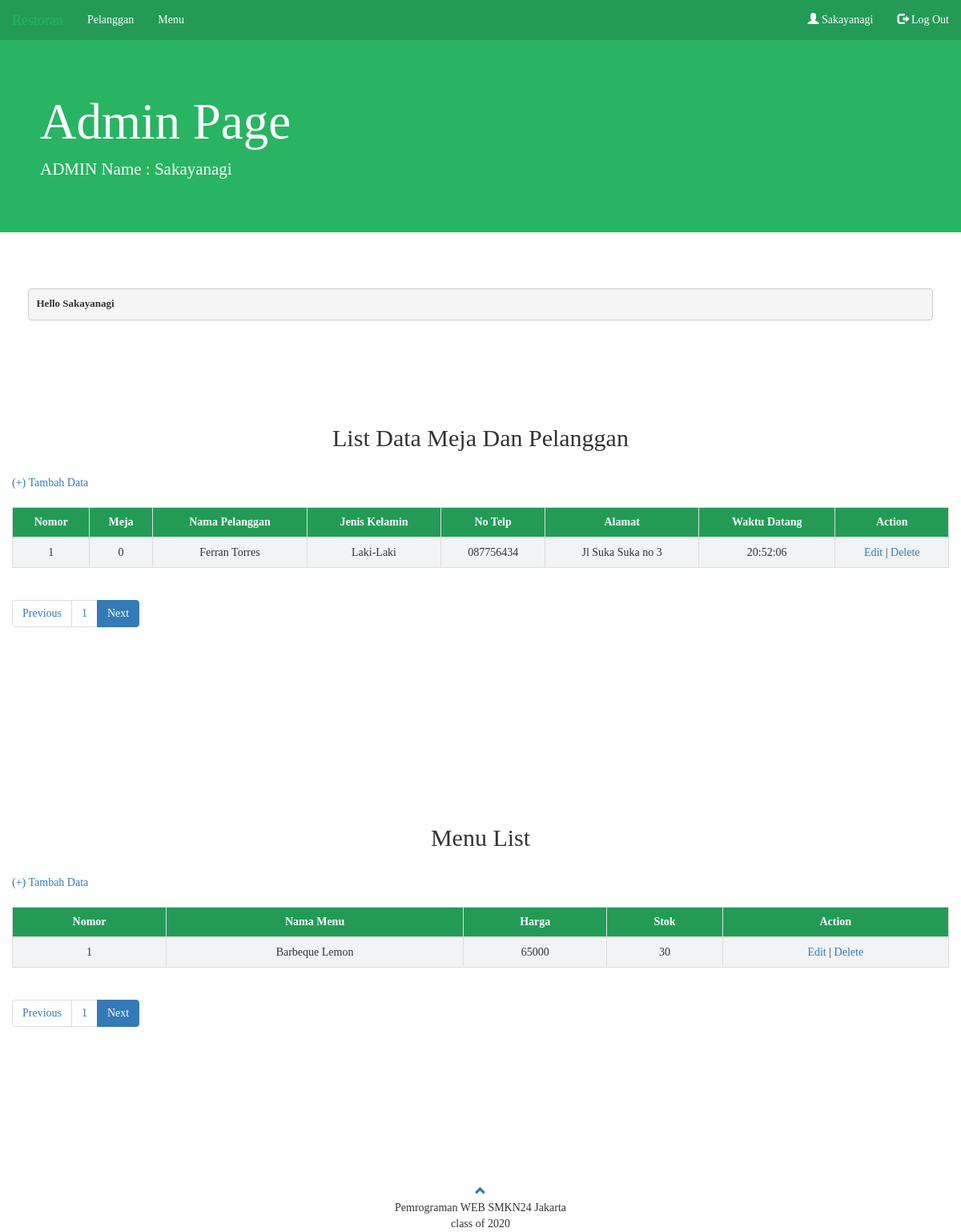
The page /Page/Admin.php (signed in) on the database its author committed.
### tables this page shows
CREATE TABLE `pelanggan` (
  `idpelanggan` varchar(9) NOT NULL,
  `Namapelanggan` varchar(50) NOT NULL,
  `Jeniskelamin` enum('Laki-Laki','Perempuan') NOT NULL,
  `Nohp` varchar(15) NOT NULL,
  `Alamat` varchar(100) NOT NULL,
  `meja` int(11) NOT NULL,
  `waktudatang` time DEFAULT current_timestamp()
);

CREATE TABLE `menu` (
  `idmenu` varchar(9) NOT NULL,
  `NamaMenu` varchar(15) NOT NULL,
  `Harga` int(11) NOT NULL,
  `stok` int(5) NOT NULL
);

### Page/Admin.php (the view, shortened to what this page needs)
<?php
    $nama = $_SESSION['nama'];
?>
<!DOCTYPE html>
<html lang="en" dir="ltr">
<head>
    <link rel="stylesheet" href="https://maxcdn.bootstrapcdn.com/bootstrap/3.4.1/css/bootstrap.min.css">
</head>
<body>
  <nav class="navbar navbar-inverse" style="margin-bottom: 0;">
      <div class="container-fluid">
        <div class="navbar-header" id="navbar"><a class="navbar-brand" href="#">Restoran</a></div>
        <ul class="nav navbar-nav ml-auto">
          <li class="nav-iten"><a href="#pelanggan">Pelanggan</a></li>
          <li class="nav-item"><a href="#menu">Menu</a></li>
        </ul>
        <ul class="nav navbar-nav navbar-right" >
          <li><a href="#"><span class="glyphicon glyphicon-user"></span><?php echo " ".$nama; ?></a></li>
          <li><a href="../Procces/Logout.php"><span class="glyphicon glyphicon-log-out"></span> Log Out</a></li>
        </ul>
      </div>
    </nav>
    <div class="jumbotron">
      <h1 style="padding-left: 50px;">Admin Page</h1>
      <p class="lead" style="padding-left: 50px">ADMIN Name : <?php echo $nama ?></p>
    </div>
    <div class="row" style="padding-left:50px; padding-right: 50px;">
      <?php
        echo "<br/><br/>";
        echo "<pre><b>Hello ".$nama." </b>";
      ?>
    </div>
    <div id="pelanggan" class="container-fluid" style="padding-top: 100px; padding-bottom: 100px;">
      <h2 align="center">List Data Meja Dan Pelanggan</h2><br>
      <div>
        <a href="../FormAdd/AddPelangganForm.php"><i class="fas fa-plus"></i>(+) Tambah Data</a>
      </div></br>
      <table class="table table-bordered table-hover">
        <thead>
          <tr>
            <th style="text-align: center">Nomor</th>
            <th style="text-align: center">Meja</th>
            <th style="text-align: center">Nama Pelanggan</th>
            <th style="text-align: center">Jenis Kelamin</th>
            <th style="text-align: center">No Telp</th>
            <th style="text-align: center">Alamat</th>
            <th style="text-align: center">Waktu Datang</th>
            <th style="text-align: center">Action</th>
          </tr>
        </thead>
      <tbody>
        <?php
        include '../Connection/Connection.php';
        $batas = 3;
        $halaman = isset($_GET['halamanp'])?(int)$_GET['halamanp'] : 1;
        $halaman_awal = ($halaman>1) ? ($halaman * $batas) - $batas : 0;
        $previous = $halaman - 1;
        $next = $halaman + 1;
        $data = mysqli_query($koneksi, "SELECT * FROM pelanggan");
        $jumlah_data = mysqli_num_rows($data);
        $total_halaman = ceil($jumlah_data / $batas);
        $data_menu = mysqli_query($koneksi, "SELECT * FROM pelanggan limit $halaman_awal, $batas");
        $nomor = $halaman_awal + 1;
        while($d = mysqli_fetch_array($data_menu)){
        ?>
        <tr>
          <td style="text-align: center;"><?php echo $nomor++; ?></td>
          <td style="text-align: center;"><?php echo $d['meja']; ?></td>
          <td style="text-align: center;"><?php echo $d['Namapelanggan']; ?></td>
          <td style="text-align: center;"><?php echo $d['Jeniskelamin']; ?></td>
          <td style="text-align: center;"><?php echo $d['Nohp']; ?></td>
          <td style="text-align: center;"><?php echo $d['Alamat']; ?></td>
          <td style="text-align: center;"><?php echo $d['waktudatang']; ?></td>
          <td style="text-align: center;"><a title="edit" href="<?php echo "../FormUpdate/UpdatePelangganForm.php?id=".$d['idpelanggan'] ?> ">Edit</a> | <a title="delete" onclick="return confirm('Really ?')" href="<?php echo "../ProccesDelete/DeletePelanggan.php?id=".$d['idpelanggan'] ?> ">Delete</a></td>
        </tr>
        <?php
          }
        ?>
        </tbody>
        </table>
        <nav>
            <ul class="pagination justify-content-center">
              <li class="page-item">
                <a class="page-link" <?php if($halaman > 1){ echo "href='?halamanp=".$previous."&#pelanggan'"; } ?>>Previous</a>
              </li>
              <?php
              for ($x =1; $x <= $total_halaman; $x++){
              ?>
              <li class="page-item"><a class="page-link" href="?halamanp=<?php echo $x ?>&#pelanggan"><?php echo $x; ?></a></li>
              <?php
                }
              ?>
              <li class="page-item active">
                <a class="page-link" <?php if($halaman < $total_halaman){ echo "href='?halamanp=".$next."&#pelanggan'"; } ?>>Next</a>
              </li>
            </ul>
          </nav>
    </div>
    <div id="menu" class="container-fluid" style="padding-top: 100px; padding-bottom: 100px;">
      <h2 align="center">Menu List</h2><br>
      <div>
        <a href="../FormAdd/AddMenuForm.php"><i class="fas fa-plus"></i>(+) Tambah Data</a>
      </div></br>
      <table class="table table-bordered table-hover">
        <thead>
          <tr>
            <th style="text-align: center">Nomor</th>
            <th style="text-align: center">Nama Menu</th>
            <th style="text-align: center">Harga</th>
            <th style="text-align: center">Stok</th>
            <th style="text-align: center">Action</th>
          </tr>
        </thead>
        <tbody>
          <?php
          include '../Connection/Connection.php';
          $batas = 3;
          $halaman = isset($_GET['halamanmenu'])?(int)$_GET['halamanmenu'] : 1;
          $halaman_awal = ($halaman>1) ? ($halaman * $batas) - $batas : 0;
          $previous = $halaman - 1;
          $next = $halaman + 1;
          $data = mysqli_query($koneksi, "SELECT * FROM menu");
          $jumlah_data = mysqli_num_rows($data);
          $total_halaman = ceil($jumlah_data / $batas);
          $data_menu = mysqli_query($koneksi, "select * from menu limit $halaman_awal, $batas");
          $nomor = $halaman_awal + 1;
          while($d = mysqli_fetch_array($data_menu)){
            ?>
            <tr>
              <td style="text-align: center;"><?php echo $nomor++; ?></td>
              <td style="text-align: center;"><?php echo $d['NamaMenu']; ?></td>
              <td style="text-align: center;"><?php echo $d['Harga']; ?></td>
              <td style="text-align: center;"><?php echo $d['stok']; ?></td>
              <td style="text-align: center;"><a href="<?php echo "../FormUpdate/UpdateMenuForm.php?id=".$d['idmenu'] ?> ">Edit</a> | <a title="delete" onclick="return confirm('Really ?')" href="<?php echo "../ProccesDelete/DeleteMenu.php?id=".$d['idmenu'] ?> ">Delete</a></td>
            </tr>
            <?php
              }
            ?>
            </tbody>
          </table>
          <nav>
              <ul class="pagination justify-content-center">
                <li class="page-item">
                  <a class="page-link" <?php if($halaman > 1){ echo "href='?halamanmenu=".$previous."&#menu'"; } ?>>Previous</a>
                </li>
                <?php
                for ($x =1; $x <= $total_halaman; $x++){
                ?>
                <li class="page-item"><a class="page-link" href="?halamanmenu=<?php echo $x ?>&#menu"><?php echo $x; ?></a></li>
                <?php
                  }
                ?>
                <li class="page-item active">
                  <a class="page-link" <?php if($halaman < $total_halaman){ echo "href='?halamanmenu=".$next."&#menu'"; } ?>>Next</a>
                </li>
                </ul>
            </nav>
        </div>
        <footer class="container-fluid text-center">
            <a href="#navbar" title="To Top">
              <span class="glyphicon  glyphicon-chevron-up"></span>
            </a><br>
            Pemrograman WEB SMKN24 Jakarta<br/>
            class of 2020
        </footer>
</body>
</html>

### Page/Admin.php (style rules this page uses)
* { font-family: verdana; }
.jumbotron { margin-top:0px; background-color: #28B463; color: #ffff; }
th { background-color: #239B56; color: #ffff; }
td { background-color: #F2F3F4; }
footer { margin-top: 70px; }
span { font-size: 1em; }
.navbar-inverse { background-color:#239B56; border:none; border-radius: 0px; }
.navbar-inverse .navbar-brand { color: #ffff; }
.navbar-inverse .navbar-nav>li>a { color: #ffff; }

### rows shown on the page
pelanggan: meja "0", Namapelanggan "Ferran Torres", Jeniskelamin "Laki-Laki", Nohp "087756434", Alamat "Jl Suka Suka no 3", waktudatang "20:52:06"
menu: NamaMenu "Barbeque Lemon", Harga "65000", stok "30"

### other values the page prints
$nama "Sakayanagi"
